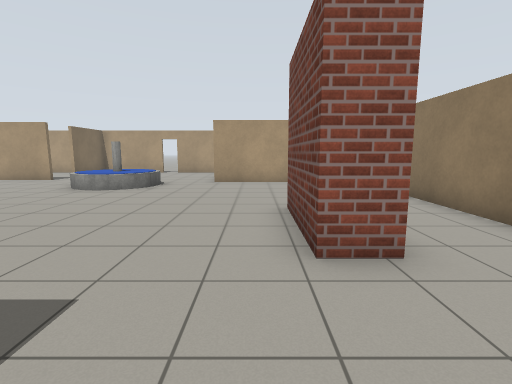
View 1 (above)

16 first-person views from a walk through a world built for the Gazebo simulator. The camera is 1.2 m above the floor, tilts 8° down and sees 85° across. The floor is counted in squares, 1 m on a side. Each view is taken from the middle of a square. On the plan, view 1 faces up. The plan holds only what a view shows up to about 12 squares ahead; the rest is blank. Simple patterns stand in for the simulator's built-in surfaces. Some stock models are drawn as simple stand-ins. Some surface patterns are stand-ins.

View 2
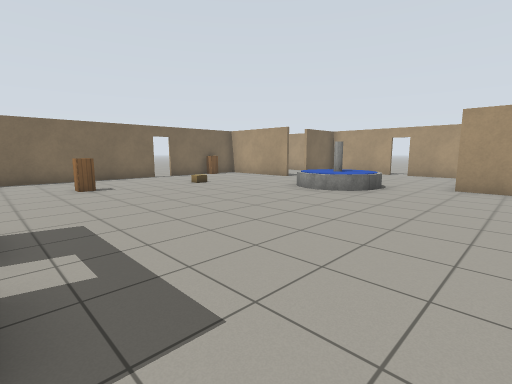

View 3
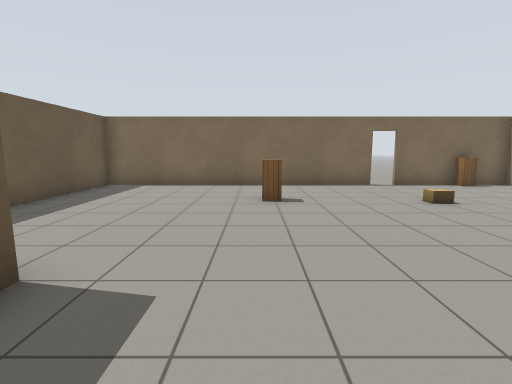

View 4
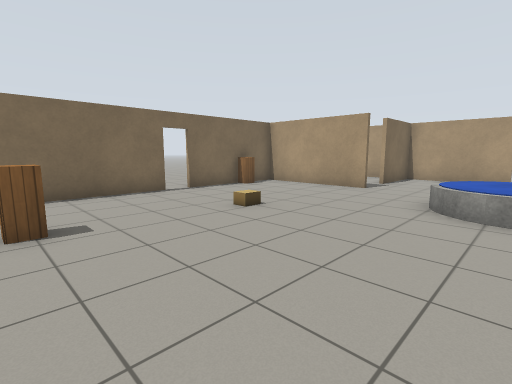

View 5
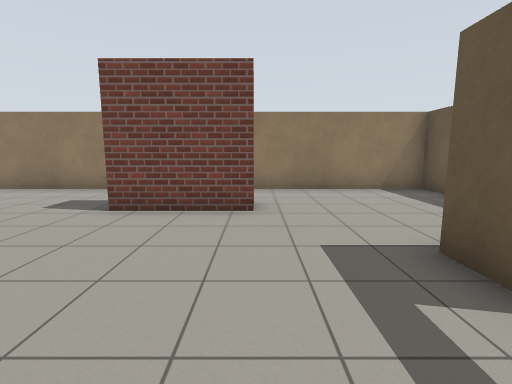

View 6
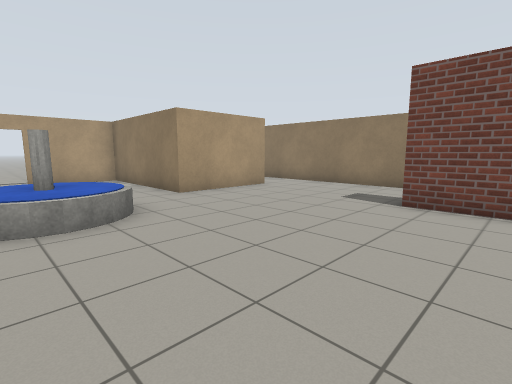

View 7
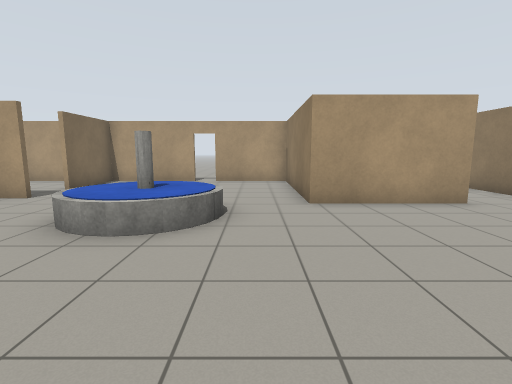

View 8
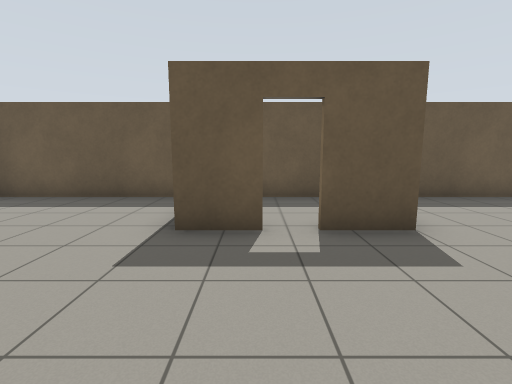

View 9
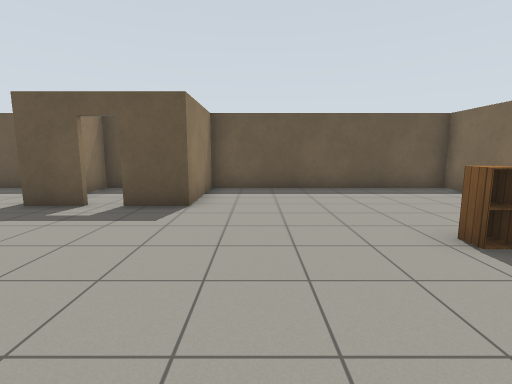

View 10
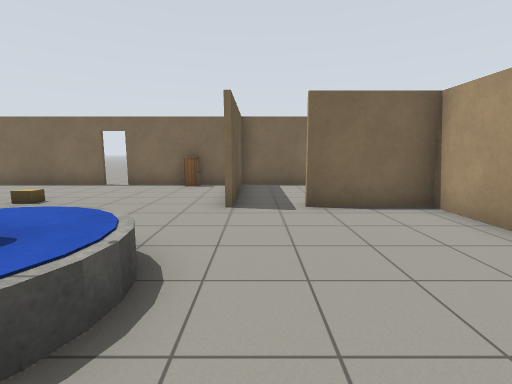

View 11
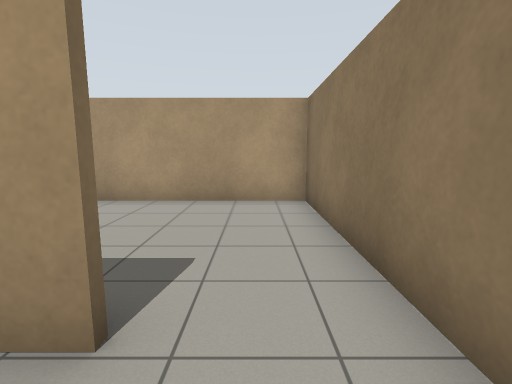

View 12
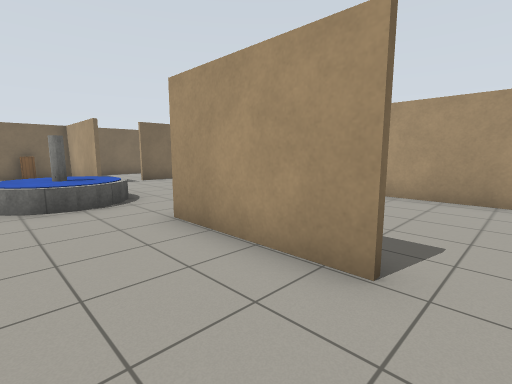

View 13
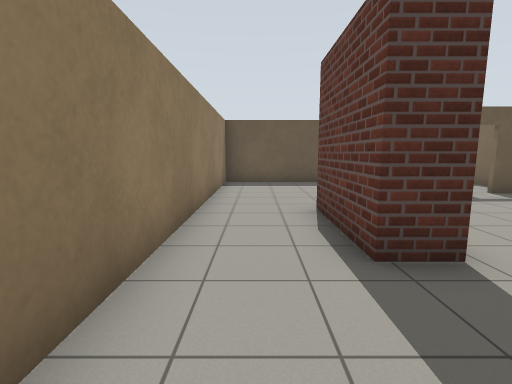

View 14
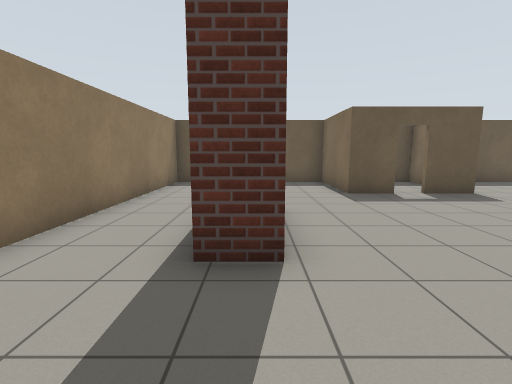

View 15
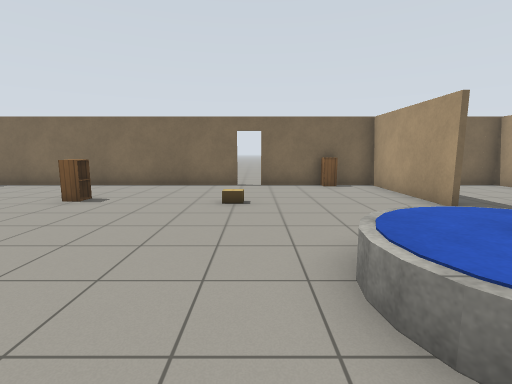

View 16
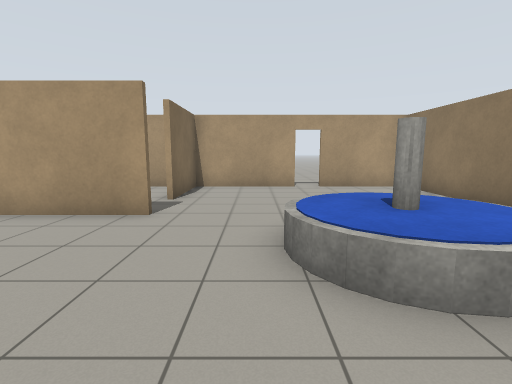

### Floor plan
Ten units are one square. View 1 is at (0, 0); x grows to the right and y downward. Boxes are objects, and circles mark ways between rooms. Rooms are numbered by the first view taken in them; rooms with no view inside come last. Other rooms are left out.
<svg viewBox="-140 -175 187 205">
<path fill="none" stroke="#000" d="M-31 -8 -17 -8 -17 25 42 25 42 -114M-90 -123 -135 -123M21 -115 -17 -115 -17 -169 -48 -169M-135 -74 -135 25 -31 25M-55 25 -55 -8 -40 -8M-131 -125 -90 -125M-55 -169 -91 -169 -91 -141M-101 -169 -135 -169 -135 -81M42 -114 42 -169 -10 -169"/>
<rect x="-135" y="-115" width="10" height="10" fill="#bbb"><title>cabinet</title></rect>
<rect x="-105" y="-35" width="10" height="10" fill="#bbb"><title>cabinet</title></rect>
<rect x="-105" y="-75" width="10" height="10" fill="#bbb"><title>cardboard box</title></rect>
<rect x="-65" y="-125" width="30" height="40" fill="#bbb"><title>fountain</title></rect>
<rect x="5" y="-65" width="10" height="40" fill="#bbb"><title>brick block</title></rect>
<circle cx="30" cy="-120" r="3" fill="#2a7"/>
<text x="-50" y="-70">1</text>
<text x="10" y="-140">2</text>
</svg>
Room 1 opens to room 2.

Where each view was taken, in squares from view 1:
view 1: 0 up, 0 right, facing up
view 2: 1 up, 0 right, facing up-left
view 3: 3 up, 3 left, facing left
view 4: 3 up, 5 left, facing up-left
view 5: 3 up, 5 left, facing right
view 6: 4 up, 6 left, facing up-right
view 7: 5 up, 3 left, facing up
view 8: 5 up, 3 left, facing down
view 9: 7 up, 7 left, facing down
view 10: 13 up, 3 left, facing left
view 11: 10 up, 3 right, facing up
view 12: 9 up, 3 right, facing up-left
view 13: 9 up, 3 right, facing down
view 14: 9 up, 1 right, facing down
view 15: 8 up, 3 left, facing left
view 16: 7 up, 7 left, facing up
